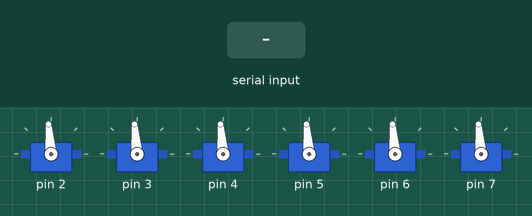
The sketch below on a simulated Arduino Uno, built with avr-gcc and run on an emulated ATmega328P. Shown: 6 × servo. Inputs (shaded band) come from the test bench.

Above: at 1.2 s.
1.3 s: "90,45,200\n" received over Serial
At 1.7 s:
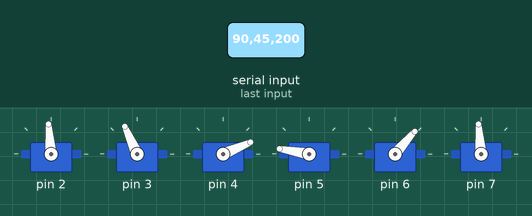
2.8 s: "30,150,10\n" received over Serial
At 4.0 s:
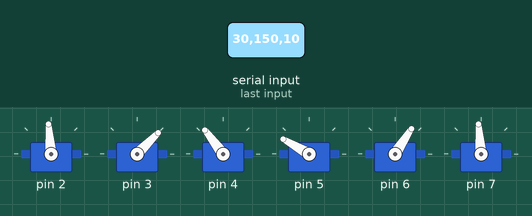
4.3 s: "90,45\n" received over Serial
At 5.3 s:
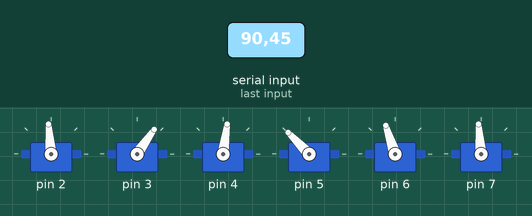
5.8 s: "30,150\n" received over Serial
At 6.4 s:
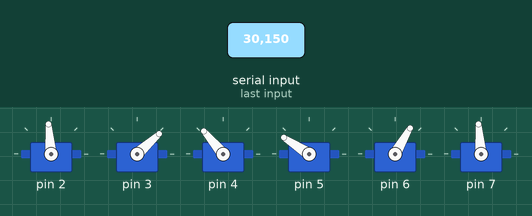
7.3 s: "90\n" received over Serial
At 8.5 s:
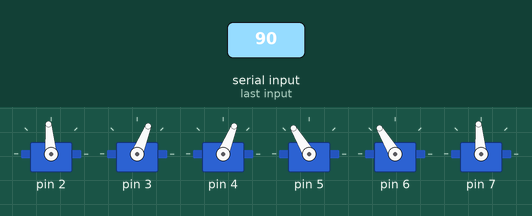
8.8 s: "200\n" received over Serial
At 9.9 s:
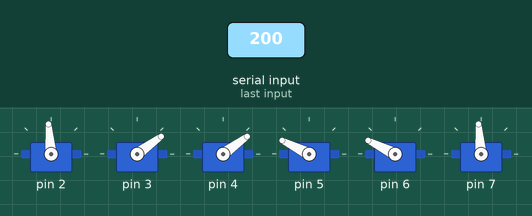
Timing chart, 0 to 11.3 s (numbered marks = the images above; inputs shaded):
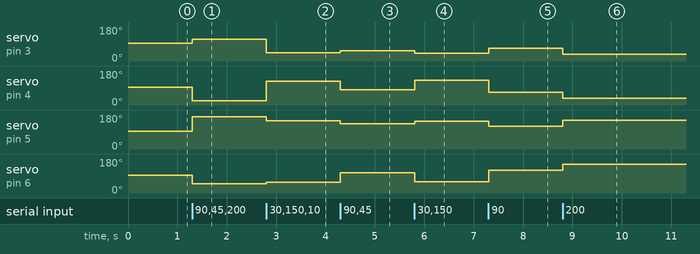

The sketch:

Mark3Nano-2026-R4andV3-v1.ino
```cpp
// 現状、NanoR4,V3で動くことを確認済み。
#include "string.h"
#include <Servo.h>

#define Cont_threshold 3
#define thgain 1
#define thgain2 2
#define thgain3 255
#define Max 255
#define th_max 170
#define th_min 20

char recieve_data[80];
int chkstr[17];
int recieve_cont = 0;
int vector[6] = {0};
bool recieve_end = false;

Servo th[6];

void setup() {
  th[0].attach(2);
  th[1].attach(3);
  th[2].attach(4);
  th[3].attach(5);
  th[4].attach(6);
  th[5].attach(7);

  Serial.begin(115200);

  th[0].write(conv(0, false));
  th[1].write(conv(0, false));
  th[2].write(conv(0, true));
  th[3].write(conv(0, false));
  th[4].write(conv(0, true));
  th[5].write(conv(0, false));
}

void loop() {
  SerialRead();

  if(recieve_end){

    if((Cont_threshold > abs(chkstr[0])) && (Cont_threshold > abs(chkstr[1]))){
      vector[0] = (int)(chkstr[2] * thgain);
      vector[1] = (int)(chkstr[2] * thgain);
      vector[2] = (int)(chkstr[2] * thgain);
      vector[3] = (int)(chkstr[2] * thgain);
      vector[4] = (int)(chkstr[5] * thgain3 - 1 * chkstr[6] * thgain3);
      vector[5] = (int)(chkstr[8] * thgain3 - 1 * chkstr[9] * thgain3);
    }else{
      vector[0] = (int)(chkstr[2] * thgain + map(((-1 * chkstr[0] * thgain2) + (-1 * chkstr[1] * thgain2)),-511,511,-255,255));
      vector[1] = (int)(chkstr[2] * thgain + map(((chkstr[0] * thgain2) + (-1 * chkstr[1] * thgain2)),-511,511,-255,255));
      vector[2] = (int)(chkstr[2] * thgain + map(((chkstr[0] * thgain2) + (chkstr[1] * thgain2)),-511,511,-255,255));
      vector[3] = (int)(chkstr[2] * thgain + map(((-1 * chkstr[0] * thgain2) + (chkstr[1] * thgain2)),-511,511,-255,255));
      vector[4] = (int)(chkstr[5] * thgain3 - 1 * chkstr[6] * thgain3);
      vector[5] = (int)(chkstr[8] * thgain3 - 1 * chkstr[9] * thgain3);
    }

    vector[0] = constrain(vector[0],-Max,Max);
    vector[1] = constrain(vector[1],-Max,Max);
    vector[2] = constrain(vector[2],-Max,Max);
    vector[3] = constrain(vector[3],-Max,Max);
    vector[4] = constrain(vector[4],-Max,Max);
    vector[5] = constrain(vector[5],-Max,Max);

    th[0].write(conv(vector[4], false));
    th[1].write(conv(vector[0], false));
    th[2].write(conv(vector[1], true));
    th[3].write(conv(vector[2], false));
    th[4].write(conv(vector[3], true));
    th[5].write(conv(vector[5], false));
  }
}

int conv(int ins, bool rev) {
  int out;

  if(rev){
    out = map(ins,255,-255,th_min,th_max);
  }else{
    out = map(ins,-255,255,th_min,th_max);
  }

  return out;
}

void SerialRead(){
  if(Serial.available()){
    recieve_data[recieve_cont] = Serial.read();

    if(recieve_data[recieve_cont] == '\n'){
      recieve_data[recieve_cont] = '\0';
      recieve_cont = 0;

      chkstr[0] = atoi(strtok(recieve_data,","));

      for(int counter1 = 1;counter1 <= 16;counter1++)
        chkstr[counter1] = atoi(strtok(NULL,","));

      recieve_end = true;
    }else if(recieve_cont >= 79){
      recieve_cont = 0;
      recieve_end = false;
    }else{
      recieve_cont++;
      recieve_end = false;
    }
  }
}
```

Measured:
- after the input at 1.3 s, servo on pin 3: 95° → 114° at once; servo on pin 4: 95° → 23° at once; servo on pin 5: 95° → 170° at once; servo on pin 6: 95° → 49° at once
- after the input at 2.8 s, servo on pin 3: 114° → 45° at once; servo on pin 4: 23° → 127° at once; servo on pin 5: 170° → 150° at once; servo on pin 6: 49° → 57° at once
- after the input at 4.3 s, servo on pin 3: 45° → 55° at once; servo on pin 4: 127° → 82° at once; servo on pin 5: 150° → 134° at once; servo on pin 6: 57° → 108° at once
- after the input at 5.8 s, servo on pin 3: 55° → 42° at once; servo on pin 4: 82° → 130° at once; servo on pin 5: 134° → 147° at once; servo on pin 6: 108° → 60° at once
- after the input at 7.3 s, servo on pin 3: 42° → 68° at once; servo on pin 4: 130° → 68° at once; servo on pin 5: 147° → 121° at once; servo on pin 6: 60° → 121° at once
- after the input at 8.8 s, servo on pin 3, servo on pin 4: 68° → 36° at once; servo on pin 5, servo on pin 6: 121° → 153° at once
